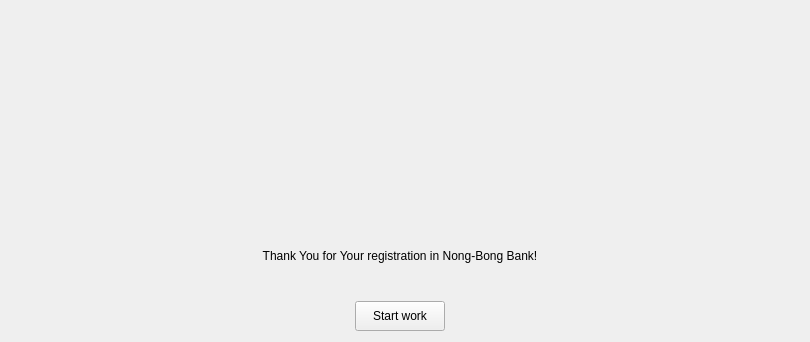
    <widget class="QWidget" name="thanksScreen">
     <widget class="QWidget" name="verticalLayoutWidget_9">
      <property name="geometry">
       <rect>
        <x>0</x>
        <y>230</y>
        <width>801</width>
        <height>103</height>
       </rect>
      </property>
      <layout class="QVBoxLayout" name="verticalLayout_13">
       <property name="spacing">
        <number>20</number>
       </property>
       <item alignment="Qt::AlignmentFlag::AlignHCenter">
        <widget class="QLabel" name="L_welcome_2">
         <property name="minimumSize">
          <size>
           <width>700</width>
           <height>51</height>
          </size>
         </property>
         <property name="maximumSize">
          <size>
           <width>700</width>
           <height>51</height>
          </size>
         </property>
         <property name="text">
          <string>Thank You for Your registration in Nong-Bong Bank!</string>
         </property>
         <property name="alignment">
          <set>Qt::AlignmentFlag::AlignCenter</set>
         </property>
        </widget>
       </item>
       <item alignment="Qt::AlignmentFlag::AlignHCenter">
        <widget class="QPushButton" name="B_startWork">
         <property name="minimumSize">
          <size>
           <width>90</width>
           <height>30</height>
          </size>
         </property>
         <property name="maximumSize">
          <size>
           <width>90</width>
           <height>30</height>
          </size>
         </property>
         <property name="text">
          <string>Start work</string>
         </property>
        </widget>
       </item>
      </layout>
     </widget>
    </widget>
